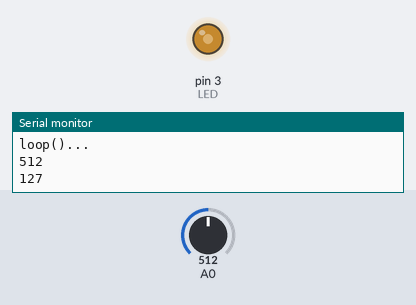
Recording of a sketch running on a simulated Arduino Uno, built with avr-gcc and run on an emulated ATmega328P. On the bench: output pins drawn as LEDs (lit = HIGH), the last lines printed to the serial monitor. The inputs (shaded band) are chosen by the test bench; at power-on: A0 = 512.

Above: at 1.2 s.
1.3 s: A0 set to 716
At 1.6 s:
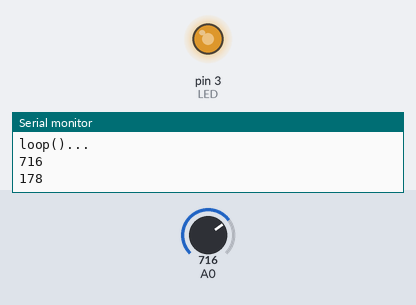
2.8 s: A0 set to 900
At 3.1 s:
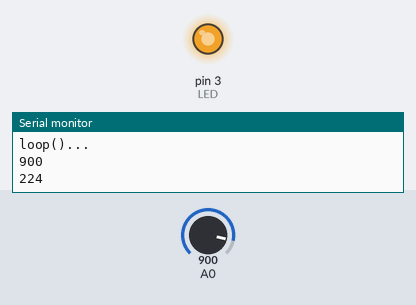
4.3 s: A0 set to 122
At 4.6 s:
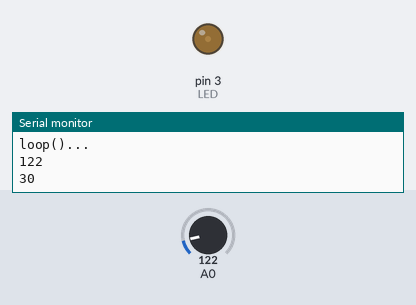
5.8 s: A0 set to 0
At 7.0 s:
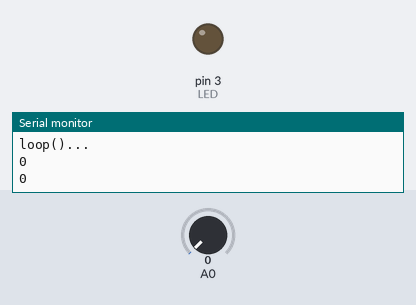
7.3 s: A0 set to 511
At 8.7 s:
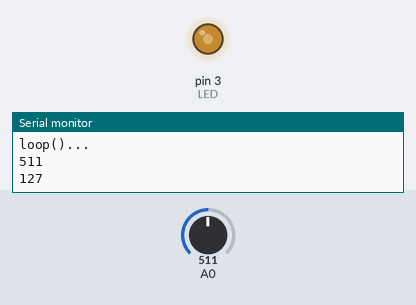
Timing chart, 0 to 9.8 s (numbered marks = the images above; inputs shaded):
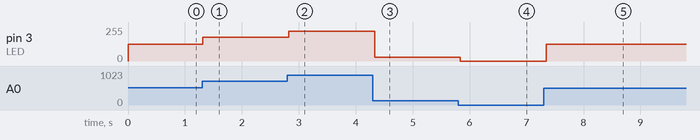

Measured:
- after the input at 1.3 s, pin 3 (LED): 127/255 → 178/255 at once
- after the input at 2.8 s, pin 3 (LED): 178/255 → 224/255 at once
- after the input at 4.3 s, pin 3 (LED): 224/255 → 30/255 at once
- after the input at 5.8 s, pin 3 (LED): 30/255 → 0/255 at once
- after the input at 7.3 s, pin 3 (LED): 0/255 → 127/255 after 0.05 s

The sketch:

test09analogRead.ino
```cpp
#include <stdio.h>
#define TIME 100
#define LED 3

int reg = 0;
void setup() {
  // put your setup code here, to run once:
  Serial.begin(9600);
  Serial.println("setup()...");
}

void loop() {
  Serial.println("loop()...");
  reg = analogRead(A0);
  Serial.println(reg); // 0~1023
  Serial.println(map(reg,0,1023,0,255)); // 0~1023 >>mapping>> 0~255
  analogWrite(LED,map(reg,0,1023,0,255));
  delay(TIME);
}
```
